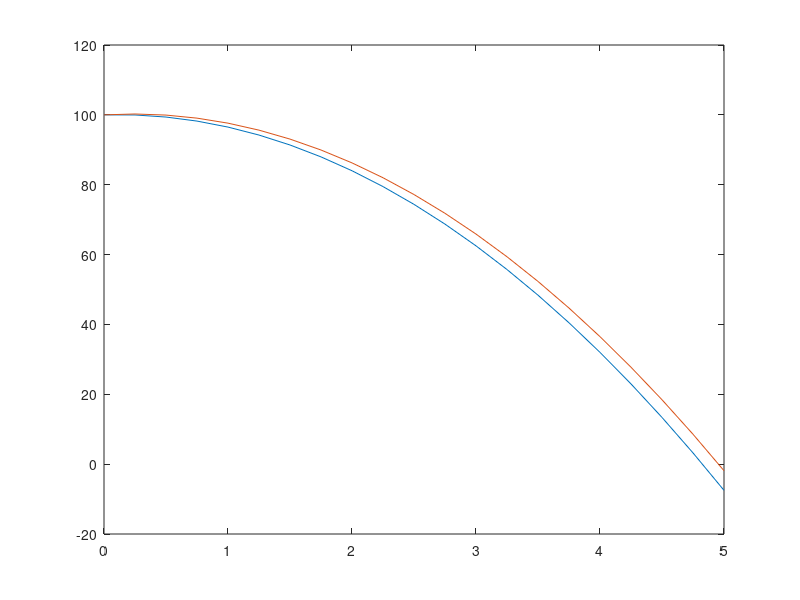

Reproduce this figure in MATLAB.
clear all;
close all;
clc;

N=21;
T=5;
V=1;
G=9,8;
deltaT=T/(N-1);
t=[0:deltaT:T];
y(1)=100;
y(2)=y(1)+V*deltaT;
for i=3:N
    y(i)=((-G)*(deltaT^2))-y(i-2)+(2*y(i-1));
end

for j = 1:N
    x(j)=(-0.5*G*(t(j)^2))+(t(j))+100;
end
plot(t,x,'DisplayName','x');
hold on;
plot(t,y,'DisplayName','y');
hold off;
